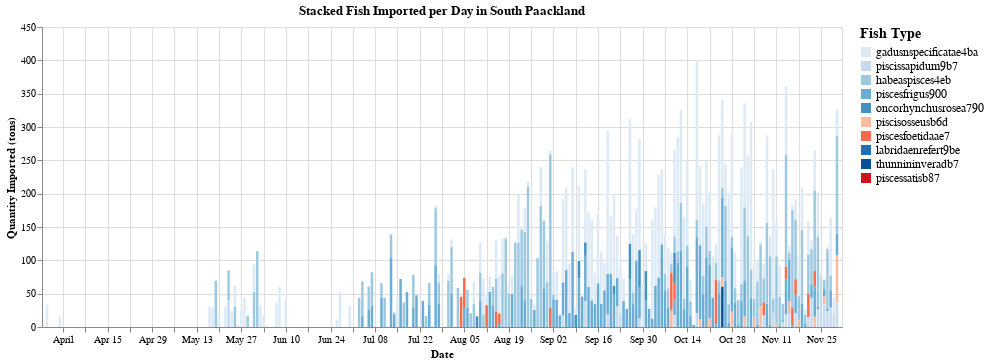
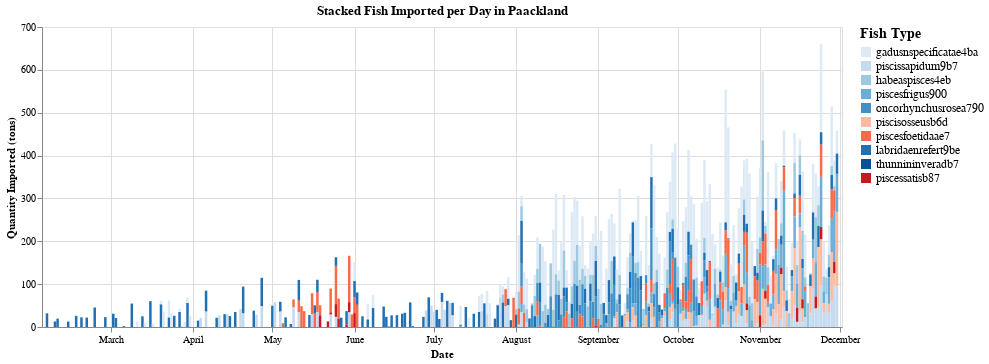
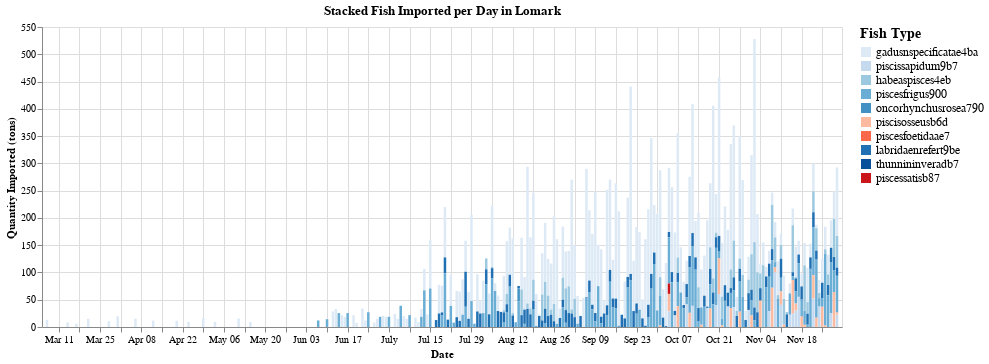
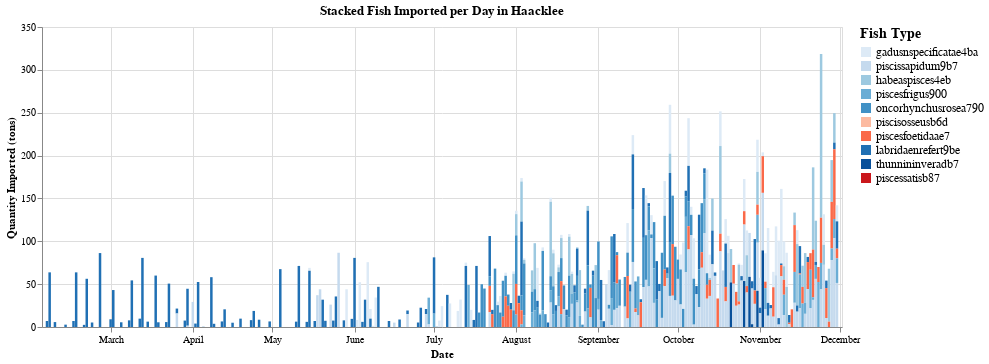

Notebook cell for these charts, in order:
### Markdown cell above
An interactive visualization using Altair

### Code cell
# Create color scale from the commodity_palette dictionary and convert colors to hex format for Altair
commodity_color_scale = alt.Scale(
    domain=list(commodity_palette.keys()),
    range=[f'#{int(r*255):02x}{int(g*255):02x}{int(b*255):02x}' 
           for r, g, b in commodity_palette.values()]
)

# Create a selection point for interactivity
highlight = alt.selection_point(fields=['commodity'], bind='legend')

for city in transactions_merged['target'].unique():
    city_data = transactions_merged[transactions_merged['target'] == city].copy()
    
    # Aggregate quantity per date and fish type
    agg = city_data.groupby(['date', 'commodity'], as_index=False)['qty_tons'].sum()
    
    # Create Altair stacked bar chart
    chart = alt.Chart(agg).mark_bar(size=2.5).encode(
        x=alt.X('date:T', title='Date'),
        y=alt.Y('qty_tons:Q', stack='zero', title='Quantity Imported (tons)'),
        color=alt.condition(
            highlight,
            alt.Color(
                'commodity:N',
                title='Fish Type',
                legend=alt.Legend(
                    orient="right",
                    columns=1,
                    title="Fish Type",
                    labelFontSize=12,
                    titleFontSize=14
                ),
                scale=commodity_color_scale
            ),
            alt.value('lightgray') # grey if not selected
        ),
        tooltip=[
            alt.Tooltip('date:T', title='Date'),
            alt.Tooltip('commodity:N', title='Fish Type'),
            alt.Tooltip('qty_tons:Q', title='Quantity (tons)')
        ]
    ).properties(
        width=800,
        height=300,
        title=f'Stacked Fish Imported per Day in {city}'
    ).add_params(
        highlight
    ).interactive()  # enables zoom and pan

    chart.display()

### Figure 1 — Vega-Lite specification as saved in the notebook (floating-point values rounded to 4 significant figures; data arrays with more than 128 entries replaced by an {"elided": "..."} marker saying what was removed)
{"config": {"view": {"continuousWidth": 300, "continuousHeight": 300}}, "data": {"name": "data-ccaebe922e19b2df81193430f85cdf6b"}, "mark": {"type": "bar", "size": 2.5}, "encoding": {"color": {"condition": {"param": "param_2", "field": "commodity", "legend": {"columns": 1, "labelFontSize": 12, "orient": "right", "title": "Fish Type", "titleFontSize": 14}, "scale": {"domain": ["gadusnspecificatae4ba", "piscissapidum9b7", "habeaspisces4eb", "piscesfrigus900", "oncorhynchusrosea790", "piscisosseusb6d", "piscesfoetidaae7", "labridaenrefert9be", "thunnininveradb7", "piscessatisb87"], "range": ["#ddeaf6", "#c5daee", "#9dc9e0", "#6aadd5", "#4191c5", "#fcbaa0", "#fa6949", "#2070b4", "#08509a", "#ca171c"]}, "title": "Fish Type", "type": "nominal"}, "value": "lightgray"}, "tooltip": [{"field": "date", "title": "Date", "type": "temporal"}, {"field": "commodity", "title": "Fish Type", "type": "nominal"}, {"field": "qty_tons", "title": "Quantity (tons)", "type": "quantitative"}], "x": {"field": "date", "title": "Date", "type": "temporal"}, "y": {"field": "qty_tons", "stack": "zero", "title": "Quantity Imported (tons)", "type": "quantitative"}}, "height": 300, "params": [{"name": "param_2", "select": {"type": "point", "fields": ["commodity"]}, "bind": "legend"}, {"name": "param_3", "select": {"type": "interval", "encodings": ["x", "y"]}, "bind": "scales"}], "title": "Stacked Fish Imported per Day in South Paackland", "width": 800, "$schema": "https://vega.github.io/schema/vega-lite/v5.20.1.json", "datasets": {"data-ccaebe922e19b2df81193430f85cdf6b": {"elided": "393 records"}}}

### Figure 2 — Vega-Lite specification as saved in the notebook (floating-point values rounded to 4 significant figures; data arrays with more than 128 entries replaced by an {"elided": "..."} marker saying what was removed)
{"config": {"view": {"continuousWidth": 300, "continuousHeight": 300}}, "data": {"name": "data-cada2ae883e95a6e0d4495fb54cf7072"}, "mark": {"type": "bar", "size": 2.5}, "encoding": {"color": {"condition": {"param": "param_2", "field": "commodity", "legend": {"columns": 1, "labelFontSize": 12, "orient": "right", "title": "Fish Type", "titleFontSize": 14}, "scale": {"domain": ["gadusnspecificatae4ba", "piscissapidum9b7", "habeaspisces4eb", "piscesfrigus900", "oncorhynchusrosea790", "piscisosseusb6d", "piscesfoetidaae7", "labridaenrefert9be", "thunnininveradb7", "piscessatisb87"], "range": ["#ddeaf6", "#c5daee", "#9dc9e0", "#6aadd5", "#4191c5", "#fcbaa0", "#fa6949", "#2070b4", "#08509a", "#ca171c"]}, "title": "Fish Type", "type": "nominal"}, "value": "lightgray"}, "tooltip": [{"field": "date", "title": "Date", "type": "temporal"}, {"field": "commodity", "title": "Fish Type", "type": "nominal"}, {"field": "qty_tons", "title": "Quantity (tons)", "type": "quantitative"}], "x": {"field": "date", "title": "Date", "type": "temporal"}, "y": {"field": "qty_tons", "stack": "zero", "title": "Quantity Imported (tons)", "type": "quantitative"}}, "height": 300, "params": [{"name": "param_2", "select": {"type": "point", "fields": ["commodity"]}, "bind": "legend"}, {"name": "param_4", "select": {"type": "interval", "encodings": ["x", "y"]}, "bind": "scales"}], "title": "Stacked Fish Imported per Day in Paackland", "width": 800, "$schema": "https://vega.github.io/schema/vega-lite/v5.20.1.json", "datasets": {"data-cada2ae883e95a6e0d4495fb54cf7072": {"elided": "696 records"}}}

### Figure 3 — Vega-Lite specification as saved in the notebook (floating-point values rounded to 4 significant figures; data arrays with more than 128 entries replaced by an {"elided": "..."} marker saying what was removed)
{"config": {"view": {"continuousWidth": 300, "continuousHeight": 300}}, "data": {"name": "data-40efce8c52ad91f4a4d928b09a1206bf"}, "mark": {"type": "bar", "size": 2.5}, "encoding": {"color": {"condition": {"param": "param_2", "field": "commodity", "legend": {"columns": 1, "labelFontSize": 12, "orient": "right", "title": "Fish Type", "titleFontSize": 14}, "scale": {"domain": ["gadusnspecificatae4ba", "piscissapidum9b7", "habeaspisces4eb", "piscesfrigus900", "oncorhynchusrosea790", "piscisosseusb6d", "piscesfoetidaae7", "labridaenrefert9be", "thunnininveradb7", "piscessatisb87"], "range": ["#ddeaf6", "#c5daee", "#9dc9e0", "#6aadd5", "#4191c5", "#fcbaa0", "#fa6949", "#2070b4", "#08509a", "#ca171c"]}, "title": "Fish Type", "type": "nominal"}, "value": "lightgray"}, "tooltip": [{"field": "date", "title": "Date", "type": "temporal"}, {"field": "commodity", "title": "Fish Type", "type": "nominal"}, {"field": "qty_tons", "title": "Quantity (tons)", "type": "quantitative"}], "x": {"field": "date", "title": "Date", "type": "temporal"}, "y": {"field": "qty_tons", "stack": "zero", "title": "Quantity Imported (tons)", "type": "quantitative"}}, "height": 300, "params": [{"name": "param_2", "select": {"type": "point", "fields": ["commodity"]}, "bind": "legend"}, {"name": "param_5", "select": {"type": "interval", "encodings": ["x", "y"]}, "bind": "scales"}], "title": "Stacked Fish Imported per Day in Lomark", "width": 800, "$schema": "https://vega.github.io/schema/vega-lite/v5.20.1.json", "datasets": {"data-40efce8c52ad91f4a4d928b09a1206bf": {"elided": "483 records"}}}

### Figure 4 — Vega-Lite specification as saved in the notebook (floating-point values rounded to 4 significant figures; data arrays with more than 128 entries replaced by an {"elided": "..."} marker saying what was removed)
{"config": {"view": {"continuousWidth": 300, "continuousHeight": 300}}, "data": {"name": "data-fa6fba4553cfa399c842c88385d618a3"}, "mark": {"type": "bar", "size": 2.5}, "encoding": {"color": {"condition": {"param": "param_2", "field": "commodity", "legend": {"columns": 1, "labelFontSize": 12, "orient": "right", "title": "Fish Type", "titleFontSize": 14}, "scale": {"domain": ["gadusnspecificatae4ba", "piscissapidum9b7", "habeaspisces4eb", "piscesfrigus900", "oncorhynchusrosea790", "piscisosseusb6d", "piscesfoetidaae7", "labridaenrefert9be", "thunnininveradb7", "piscessatisb87"], "range": ["#ddeaf6", "#c5daee", "#9dc9e0", "#6aadd5", "#4191c5", "#fcbaa0", "#fa6949", "#2070b4", "#08509a", "#ca171c"]}, "title": "Fish Type", "type": "nominal"}, "value": "lightgray"}, "tooltip": [{"field": "date", "title": "Date", "type": "temporal"}, {"field": "commodity", "title": "Fish Type", "type": "nominal"}, {"field": "qty_tons", "title": "Quantity (tons)", "type": "quantitative"}], "x": {"field": "date", "title": "Date", "type": "temporal"}, "y": {"field": "qty_tons", "stack": "zero", "title": "Quantity Imported (tons)", "type": "quantitative"}}, "height": 300, "params": [{"name": "param_2", "select": {"type": "point", "fields": ["commodity"]}, "bind": "legend"}, {"name": "param_6", "select": {"type": "interval", "encodings": ["x", "y"]}, "bind": "scales"}], "title": "Stacked Fish Imported per Day in Haacklee", "width": 800, "$schema": "https://vega.github.io/schema/vega-lite/v5.20.1.json", "datasets": {"data-fa6fba4553cfa399c842c88385d618a3": {"elided": "494 records"}}}
